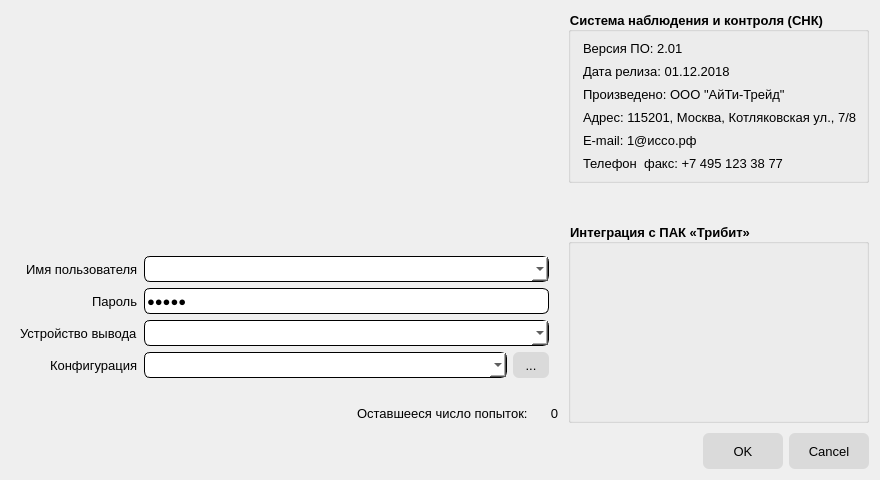
<?xml version="1.0" encoding="UTF-8"?>
<ui version="4.0">
 <class>IssoLoginDialog</class>
 <widget class="QDialog" name="IssoLoginDialog">
  <property name="geometry">
   <rect>
    <x>0</x>
    <y>0</y>
    <width>880</width>
    <height>480</height>
   </rect>
  </property>
  <property name="sizePolicy">
   <sizepolicy hsizetype="Fixed" vsizetype="Fixed">
    <horstretch>0</horstretch>
    <verstretch>0</verstretch>
   </sizepolicy>
  </property>
  <property name="minimumSize">
   <size>
    <width>0</width>
    <height>480</height>
   </size>
  </property>
  <property name="font">
   <font>
    <pointsize>10</pointsize>
   </font>
  </property>
  <property name="windowTitle">
   <string>Авторизация</string>
  </property>
  <property name="styleSheet">
   <string notr="true">QWidget
{
	font-size: 10pt;
}

QPushButton
{
	background-color: rgb(218, 218, 218);
	border: none;
	border-radius: 6px;
	min-width: 80px;
	min-height: 36px;
}

QPushButton:hover
{
	border-top: 1px solid black;
	border-left: 1px solid black;
	border-right: 2px outset black;
	border-bottom: 2px outset black;
}

QPushButton:pressed
{
	border: 2px inset black;
}

QLineEdit
{
	border: 1px solid black;
	border-radius: 6px;
	min-height: 24px;
}

QComboBox
{
	border: 1px solid black;
	border-radius: 6px;
	min-height: 24px;
	color: black;
	background-color: white;
}

QComboBox
{
	border: 1px solid black;
	border-radius: 6px;
	min-height: 24px;
	color: black;
	background-color: white;
}

QComboBox:focus
{
	color: white;
	background-color: gray;
	padding: 1px 0px 1px 3px;
}

#btnSetupConfigs
{
	min-width: 36px;
	min-height: 26px;
	max-width: 36px;
	max-height: 26px;
}</string>
  </property>
  <layout class="QVBoxLayout" name="verticalLayout_3">
   <property name="spacing">
    <number>10</number>
   </property>
   <item>
    <layout class="QHBoxLayout" name="horizontalLayout_4">
     <item>
      <layout class="QVBoxLayout" name="verticalLayout">
       <property name="spacing">
        <number>0</number>
       </property>
       <item>
        <spacer name="verticalSpacer_2">
         <property name="orientation">
          <enum>Qt::Vertical</enum>
         </property>
         <property name="sizeHint" stdset="0">
          <size>
           <width>20</width>
           <height>40</height>
          </size>
         </property>
        </spacer>
       </item>
       <item>
        <widget class="QLabel" name="lblLogo">
         <property name="sizePolicy">
          <sizepolicy hsizetype="Preferred" vsizetype="MinimumExpanding">
           <horstretch>0</horstretch>
           <verstretch>0</verstretch>
          </sizepolicy>
         </property>
         <property name="minimumSize">
          <size>
           <width>0</width>
           <height>160</height>
          </size>
         </property>
         <property name="text">
          <string/>
         </property>
         <property name="pixmap">
          <pixmap resource="resource.qrc">:/resources/scilla_logo</pixmap>
         </property>
         <property name="scaledContents">
          <bool>false</bool>
         </property>
         <property name="alignment">
          <set>Qt::AlignCenter</set>
         </property>
        </widget>
       </item>
       <item>
        <spacer name="verticalSpacer_3">
         <property name="orientation">
          <enum>Qt::Vertical</enum>
         </property>
         <property name="sizeHint" stdset="0">
          <size>
           <width>20</width>
           <height>40</height>
          </size>
         </property>
        </spacer>
       </item>
       <item>
        <widget class="QWidget" name="widget" native="true">
         <property name="sizePolicy">
          <sizepolicy hsizetype="Preferred" vsizetype="Fixed">
           <horstretch>0</horstretch>
           <verstretch>0</verstretch>
          </sizepolicy>
         </property>
         <layout class="QFormLayout" name="formLayout">
          <property name="labelAlignment">
           <set>Qt::AlignRight|Qt::AlignTrailing|Qt::AlignVCenter</set>
          </property>
          <item row="0" column="0">
           <widget class="QLabel" name="label">
            <property name="font">
             <font>
              <pointsize>10</pointsize>
             </font>
            </property>
            <property name="text">
             <string>Имя пользователя</string>
            </property>
           </widget>
          </item>
          <item row="0" column="1">
           <widget class="QComboBox" name="cbUserName">
            <property name="font">
             <font>
              <pointsize>10</pointsize>
             </font>
            </property>
           </widget>
          </item>
          <item row="1" column="0">
           <widget class="QLabel" name="label_2">
            <property name="font">
             <font>
              <pointsize>10</pointsize>
             </font>
            </property>
            <property name="text">
             <string>Пароль</string>
            </property>
           </widget>
          </item>
          <item row="1" column="1">
           <widget class="QLineEdit" name="lePassword">
            <property name="font">
             <font>
              <pointsize>10</pointsize>
             </font>
            </property>
            <property name="text">
             <string>admin</string>
            </property>
            <property name="echoMode">
             <enum>QLineEdit::Password</enum>
            </property>
           </widget>
          </item>
          <item row="2" column="0">
           <widget class="QLabel" name="label_9">
            <property name="font">
             <font>
              <pointsize>10</pointsize>
             </font>
            </property>
            <property name="text">
             <string>Устройство вывода</string>
            </property>
           </widget>
          </item>
          <item row="2" column="1">
           <widget class="QComboBox" name="cbGuiMode">
            <property name="font">
             <font>
              <pointsize>10</pointsize>
             </font>
            </property>
           </widget>
          </item>
          <item row="3" column="0">
           <widget class="QLabel" name="lblConfig">
            <property name="font">
             <font>
              <pointsize>10</pointsize>
             </font>
            </property>
            <property name="text">
             <string>Конфигурация</string>
            </property>
           </widget>
          </item>
          <item row="3" column="1">
           <layout class="QHBoxLayout" name="horizontalLayout_2">
            <item>
             <widget class="QComboBox" name="cbConfig">
              <property name="font">
               <font>
                <pointsize>10</pointsize>
               </font>
              </property>
             </widget>
            </item>
            <item>
             <widget class="QPushButton" name="btnSetupConfigs">
              <property name="enabled">
               <bool>true</bool>
              </property>
              <property name="sizePolicy">
               <sizepolicy hsizetype="Minimum" vsizetype="Fixed">
                <horstretch>0</horstretch>
                <verstretch>0</verstretch>
               </sizepolicy>
              </property>
              <property name="minimumSize">
               <size>
                <width>36</width>
                <height>26</height>
               </size>
              </property>
              <property name="maximumSize">
               <size>
                <width>36</width>
                <height>26</height>
               </size>
              </property>
              <property name="text">
               <string>...</string>
              </property>
             </widget>
            </item>
           </layout>
          </item>
         </layout>
        </widget>
       </item>
       <item>
        <layout class="QHBoxLayout" name="horizontalLayout">
         <property name="topMargin">
          <number>16</number>
         </property>
         <item>
          <spacer name="horizontalSpacer">
           <property name="font">
            <font>
             <pointsize>10</pointsize>
            </font>
           </property>
           <property name="orientation">
            <enum>Qt::Horizontal</enum>
           </property>
           <property name="sizeHint" stdset="0">
            <size>
             <width>40</width>
             <height>20</height>
            </size>
           </property>
          </spacer>
         </item>
         <item>
          <widget class="QLabel" name="label_4">
           <property name="font">
            <font>
             <pointsize>10</pointsize>
            </font>
           </property>
           <property name="text">
            <string>Оставшееся число попыток:</string>
           </property>
          </widget>
         </item>
         <item>
          <widget class="QLabel" name="lblTryCount">
           <property name="minimumSize">
            <size>
             <width>30</width>
             <height>0</height>
            </size>
           </property>
           <property name="font">
            <font>
             <pointsize>10</pointsize>
             <weight>50</weight>
             <bold>false</bold>
            </font>
           </property>
           <property name="text">
            <string>0</string>
           </property>
           <property name="alignment">
            <set>Qt::AlignRight|Qt::AlignTrailing|Qt::AlignVCenter</set>
           </property>
          </widget>
         </item>
        </layout>
       </item>
      </layout>
     </item>
     <item>
      <widget class="QFrame" name="frame">
       <property name="font">
        <font>
         <pointsize>10</pointsize>
        </font>
       </property>
       <property name="frameShape">
        <enum>QFrame::NoFrame</enum>
       </property>
       <property name="frameShadow">
        <enum>QFrame::Sunken</enum>
       </property>
       <layout class="QVBoxLayout" name="verticalLayout_2">
        <property name="spacing">
         <number>0</number>
        </property>
        <property name="leftMargin">
         <number>0</number>
        </property>
        <property name="topMargin">
         <number>0</number>
        </property>
        <property name="rightMargin">
         <number>0</number>
        </property>
        <property name="bottomMargin">
         <number>0</number>
        </property>
        <item>
         <widget class="QGroupBox" name="gbSoftwareInfo">
          <property name="font">
           <font>
            <pointsize>10</pointsize>
            <weight>75</weight>
            <bold>true</bold>
           </font>
          </property>
          <property name="title">
           <string>Система наблюдения и контроля (СНК)</string>
          </property>
          <layout class="QVBoxLayout" name="verticalLayout_4">
           <property name="spacing">
            <number>8</number>
           </property>
           <property name="leftMargin">
            <number>12</number>
           </property>
           <item>
            <widget class="QLabel" name="lblReleaseVersion">
             <property name="font">
              <font>
               <pointsize>10</pointsize>
              </font>
             </property>
             <property name="text">
              <string>Версия ПО: 2.01</string>
             </property>
            </widget>
           </item>
           <item>
            <widget class="QLabel" name="lblReleaseDate">
             <property name="font">
              <font>
               <pointsize>10</pointsize>
              </font>
             </property>
             <property name="text">
              <string>Дата релиза: 01.12.2018</string>
             </property>
            </widget>
           </item>
           <item>
            <widget class="QLabel" name="label_6">
             <property name="font">
              <font>
               <pointsize>10</pointsize>
              </font>
             </property>
             <property name="text">
              <string>Произведено: ООО &quot;АйТи-Трейд&quot;</string>
             </property>
            </widget>
           </item>
           <item>
            <widget class="QLabel" name="label_7">
             <property name="font">
              <font>
               <pointsize>10</pointsize>
              </font>
             </property>
             <property name="text">
              <string>Адрес: 115201, Москва, Котляковская ул., 7/8</string>
             </property>
            </widget>
           </item>
           <item>
            <widget class="QLabel" name="label_10">
             <property name="font">
              <font>
               <pointsize>10</pointsize>
              </font>
             </property>
             <property name="text">
              <string>E-mail: 1@иссо.рф </string>
             </property>
            </widget>
           </item>
           <item>
            <widget class="QLabel" name="label_11">
             <property name="font">
              <font>
               <pointsize>10</pointsize>
              </font>
             </property>
             <property name="text">
              <string>Телефон  факс: +7 495 123 38 77</string>
             </property>
            </widget>
           </item>
          </layout>
         </widget>
        </item>
        <item>
         <spacer name="verticalSpacer">
          <property name="orientation">
           <enum>Qt::Vertical</enum>
          </property>
          <property name="sizeType">
           <enum>QSizePolicy::MinimumExpanding</enum>
          </property>
          <property name="sizeHint" stdset="0">
           <size>
            <width>20</width>
            <height>10</height>
           </size>
          </property>
         </spacer>
        </item>
        <item>
         <widget class="QGroupBox" name="groupBox">
          <property name="sizePolicy">
           <sizepolicy hsizetype="Preferred" vsizetype="Fixed">
            <horstretch>0</horstretch>
            <verstretch>0</verstretch>
           </sizepolicy>
          </property>
          <property name="minimumSize">
           <size>
            <width>0</width>
            <height>200</height>
           </size>
          </property>
          <property name="font">
           <font>
            <pointsize>10</pointsize>
            <weight>75</weight>
            <bold>true</bold>
           </font>
          </property>
          <property name="title">
           <string>Интеграция с ПАК «Трибит»</string>
          </property>
          <layout class="QHBoxLayout" name="horizontalLayout_3">
           <property name="spacing">
            <number>0</number>
           </property>
           <property name="leftMargin">
            <number>0</number>
           </property>
           <property name="topMargin">
            <number>0</number>
           </property>
           <property name="rightMargin">
            <number>0</number>
           </property>
           <property name="bottomMargin">
            <number>0</number>
           </property>
           <item>
            <widget class="QLabel" name="label_3">
             <property name="text">
              <string/>
             </property>
             <property name="pixmap">
              <pixmap resource="resource.qrc">:/resources/tribit_logo</pixmap>
             </property>
             <property name="alignment">
              <set>Qt::AlignCenter</set>
             </property>
            </widget>
           </item>
          </layout>
         </widget>
        </item>
       </layout>
      </widget>
     </item>
    </layout>
   </item>
   <item>
    <widget class="QDialogButtonBox" name="buttonBox">
     <property name="font">
      <font>
       <pointsize>10</pointsize>
      </font>
     </property>
     <property name="orientation">
      <enum>Qt::Horizontal</enum>
     </property>
     <property name="standardButtons">
      <set>QDialogButtonBox::Cancel|QDialogButtonBox::Ok</set>
     </property>
    </widget>
   </item>
  </layout>
 </widget>
 <resources>
  <include location="resource.qrc"/>
 </resources>
 <connections>
  <connection>
   <sender>buttonBox</sender>
   <signal>accepted()</signal>
   <receiver>IssoLoginDialog</receiver>
   <slot>accept()</slot>
   <hints>
    <hint type="sourcelabel">
     <x>555</x>
     <y>171</y>
    </hint>
    <hint type="destinationlabel">
     <x>157</x>
     <y>181</y>
    </hint>
   </hints>
  </connection>
  <connection>
   <sender>buttonBox</sender>
   <signal>rejected()</signal>
   <receiver>IssoLoginDialog</receiver>
   <slot>reject()</slot>
   <hints>
    <hint type="sourcelabel">
     <x>623</x>
     <y>171</y>
    </hint>
    <hint type="destinationlabel">
     <x>286</x>
     <y>181</y>
    </hint>
   </hints>
  </connection>
 </connections>
</ui>
